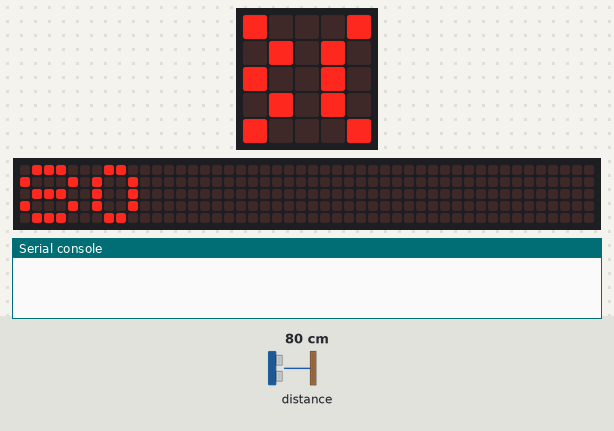
A program run on a simulated BBC micro:bit (MakeCode). Shown: the board's 5×5 LED display, a strip that is not on the board, showing the scrolling text unrolled, the last lines printed to the serial console. The inputs (shaded band) are chosen by the test bench; at power-on: distance to the obstacle 80 cm. The 48×5 strip is a reading aid, not a part: it shows the text the display is scrolling, unrolled, one strip-width of it at a time.

Above: at 1.28 s.
1.3 s: distance to the obstacle set to 2 cm
At 3.1 s:
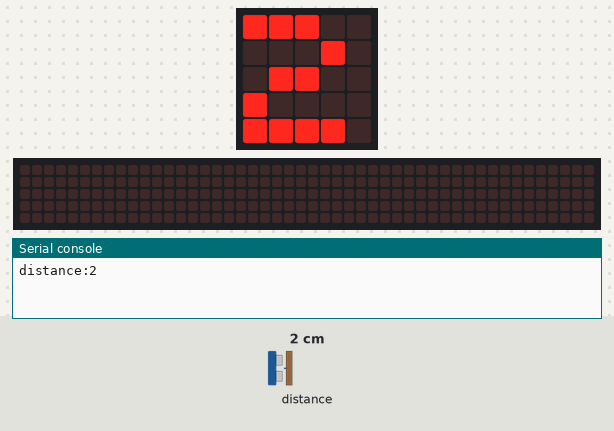
4.2 s: distance to the obstacle set to 18 cm
At 4.35 s:
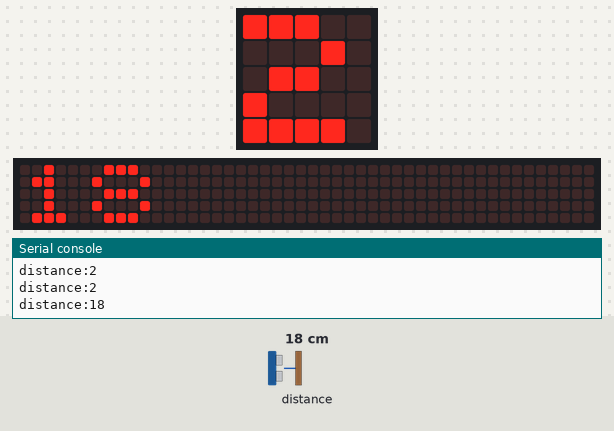
6.1 s: distance to the obstacle set to 4 cm
At 7.7 s:
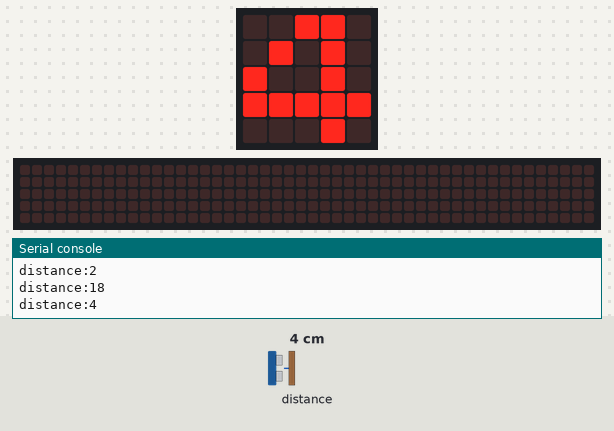
Timing chart, 0 to 9.2 s (numbered marks = the images above; inputs shaded):
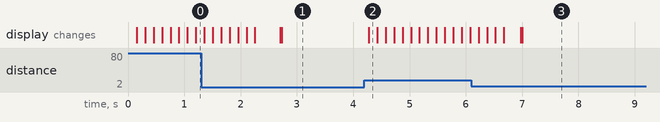

Measured:
- after the input at 4.2 s, the display: changes after 0.08 s (image 2)

The program:

main.ts
```typescript
basic.forever(function () {
    basic.showString("" + (sonar.ping(
    DigitalPin.P1,
    DigitalPin.P0,
    PingUnit.Centimeters
    )))
    serial.writeValue("distance", sonar.ping(
    DigitalPin.P1,
    DigitalPin.P0,
    PingUnit.Centimeters
    ))
})
```

test.ts
```typescript
// les tests vont ici ; cela ne sera pas compilé si ce paquet est utilisé en tant qu'extension.
```
